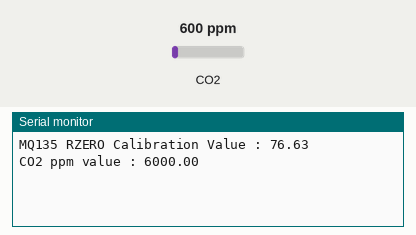
Bench run of a sketch on a simulated Arduino Uno, built with avr-gcc and run on an emulated ATmega328P. On the bench: the last lines printed to the serial monitor. The inputs (shaded band) are chosen by the test bench; at power-on: CO2 600 ppm.

Above: at 4.2 s.
4.3 s: CO2 set to 452 ppm
At 5.5 s:
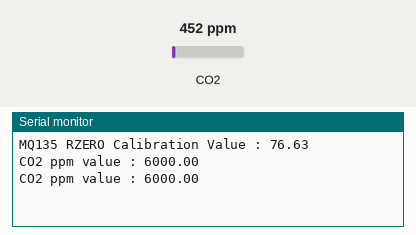
5.8 s: CO2 set to 1050 ppm
At 6.8 s:
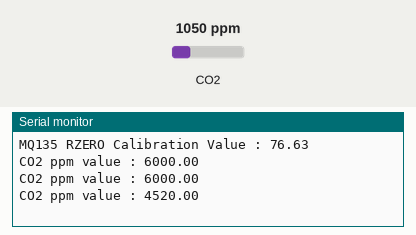
Timing chart, 0 to 8.8 s (numbered marks = the images above; inputs shaded):
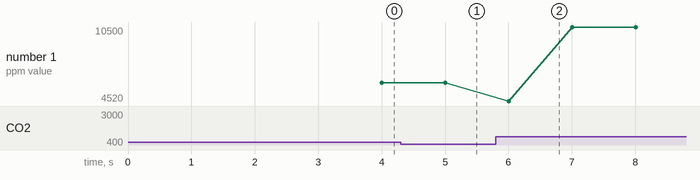

The sketch:

mq135.ino
```cpp
#include "MQ135.h"
#define ANALOGPIN A0    //  Define Analog PIN on Arduino Board
#define RZERO 178.64    //  Define RZERO Calibration Value
MQ135 gasSensor = MQ135(ANALOGPIN);

void setup()
{
  Serial.begin(9600);
  float rzero = gasSensor.getRZero();
  Serial.print("MQ135 RZERO Calibration Value : ");
  Serial.println(rzero);
  delay(3000);

}

void loop() {

  float ppm = gasSensor.getPPM()*10;
  delay(1000);
  digitalWrite(13,HIGH);
  Serial.print("CO2 ppm value : ");
  Serial.println(ppm);
}
```

Measured:
- plotted number 1: 6000 → 10500 after the input at 5.8 s
